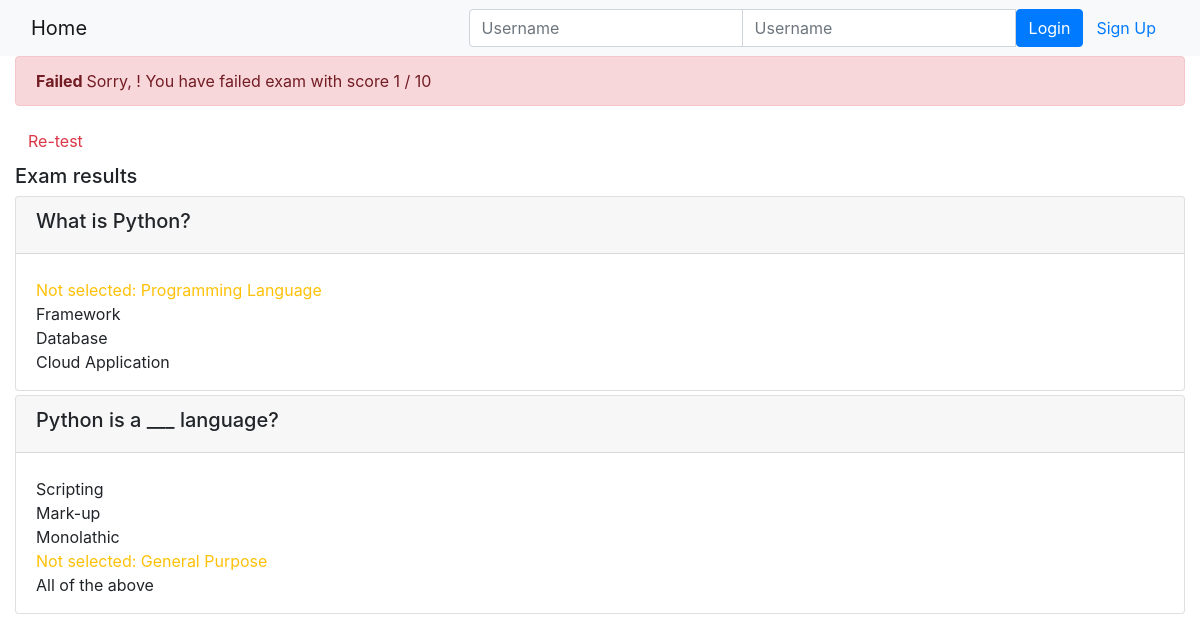
/onlinecourse/course/2/submission/2/result/, run on the app's committed database.
### onlinecourse/models.py (models this page shows, shortened)
class Question(models.Model):
    course = models.ForeignKey(Course, on_delete=models.CASCADE)
    question_text = models.CharField(max_length=500)
    grade = models.IntegerField(default=0)

class Choice(models.Model):
    question = models.ForeignKey(Question, on_delete=models.CASCADE)
    choice_text = models.CharField(max_length=300)
    is_choice_correct = models.BooleanField(default=False)

### onlinecourse/views.py (the view)
# urls.py: path('course/<int:course_id>/submission/<int:submission_id>/result/', views.show_exam_result, name='show_exam_result'),
def show_exam_result(request, course_id, submission_id):
    context = {}
    course = get_object_or_404(Course, pk=course_id)
    submission = Submission.objects.get(id=submission_id)
    choices = submission.choices.all()
    total_score = 0
    for choice in choices:
        if choice.is_choice_correct:
            total_score += choice.question.grade
    context['course'] = course
    context['selected_choice_ids'] = choices
    context['grade'] = total_score
    return render(request, 'onlinecourse/exam_result_bootstrap.html', context)

### onlinecourse/templates/onlinecourse/exam_result_bootstrap.html (shortened to what this page needs)
<!DOCTYPE html>
<html lang="en">
<head>
    {% load static %}
    <link rel="stylesheet" href="https://maxcdn.bootstrapcdn.com/bootstrap/4.5.2/css/bootstrap.min.css">
</head>
<body>
 <nav class="navbar navbar-light bg-light">
    <div class="container-fluid">
        <div class="navbar-header">
              <a class="navbar-brand" href="{% url 'onlinecourse:index' %}">Home</a>
        </div>
        <ul class="nav navbar-nav navbar-right">
            {% if user.is_authenticated %}
            <li>
                <a class="btn btn-link" href="#">{{ user.first_name }}({{ user.username }})</a>
                <a class="btn btn-link" href="{% url 'onlinecourse:logout' %}">Logout</a>
            </li>
            {% else %}
            <li>
                <form class="form-inline" action="{% url 'onlinecourse:login' %}" method="post">
                    <div class="input-group">
                        <input type="text" class="form-control" placeholder="Username" name="username" >
                        <input type="password" class="form-control" placeholder="Username" name="psw" >
                        <button class="btn btn-primary" type="submit">Login</button>
                        <a class="btn btn-link" href="{% url 'onlinecourse:registration' %}">Sign Up</a>
                    </div>
                </form>
            </li>
            {% endif %}
        </ul>
    </div>
</nav>
<div class="container-fluid">
    {% if grade > 8 %}
    <div class="alert alert-success">
       <b>Congratulations, {{ user.first_name }}! </b>You have passed the exam and completed the course with score {{ grade }} / 10
    </div>
        {% else %}
        <div class="alert alert-danger">
            <b>Failed </b>Sorry, {{ user.first_name }}! You have failed exam with score {{ grade }} / 10
        </div>
        <a class="btn btn-link text-danger" href="{% url 'onlinecourse:course_details' course.id %}">Re-test</a>
        {% endif %}
        <div class="card-columns-vertical mt-1">
        <h5 class="">Exam results</h5>
            {% for question in course.question_set.all %}
            <div class="card mt-1">
                <div class="card-header"><h5>{{ question.question_text}}</h5></div>
                    <div class="form-group">
                        {% for choice in question.choice_set.all %}
                            <div class="form-check">
                                {% if choice.is_choice_correct and choice in selected_choice_ids %}
                                <div class="text-success">Correct answer: {{ choice.choice_text }}</div>
                                {% elif choice.is_choice_correct and not choice in selected_choice_ids %}
                                <div class="text-warning">Not selected: {{ choice.choice_text }}</div>
                                {% elif not choice.is_correct and choice in selected_choice_ids %}
                                <div class="text-danger">Wrong answer: {{ choice.choice_text }}</div>
                                {% else %}
                                <div>{{ choice.choice_text }}</div>
                                {% endif %}
                            </div>
                        {% endfor %}
                    </div>
                </div>
            {% endfor %}
            </div>
        </div>
</body>
</html>

### data on the page
Question: question_text "What is Python?"
Choice: choice_text "Programming Language"
Choice: choice_text "Framework"
Choice: choice_text "Database"
Choice: choice_text "Cloud Application"
Question: question_text "Python is a ___ language?"
Choice: choice_text "Scripting"
Choice: choice_text "Mark-up"
Choice: choice_text "Monolathic"
Choice: choice_text "General Purpose"
Choice: choice_text "All of the above"

### other printed values
{{ grade }} "1"
